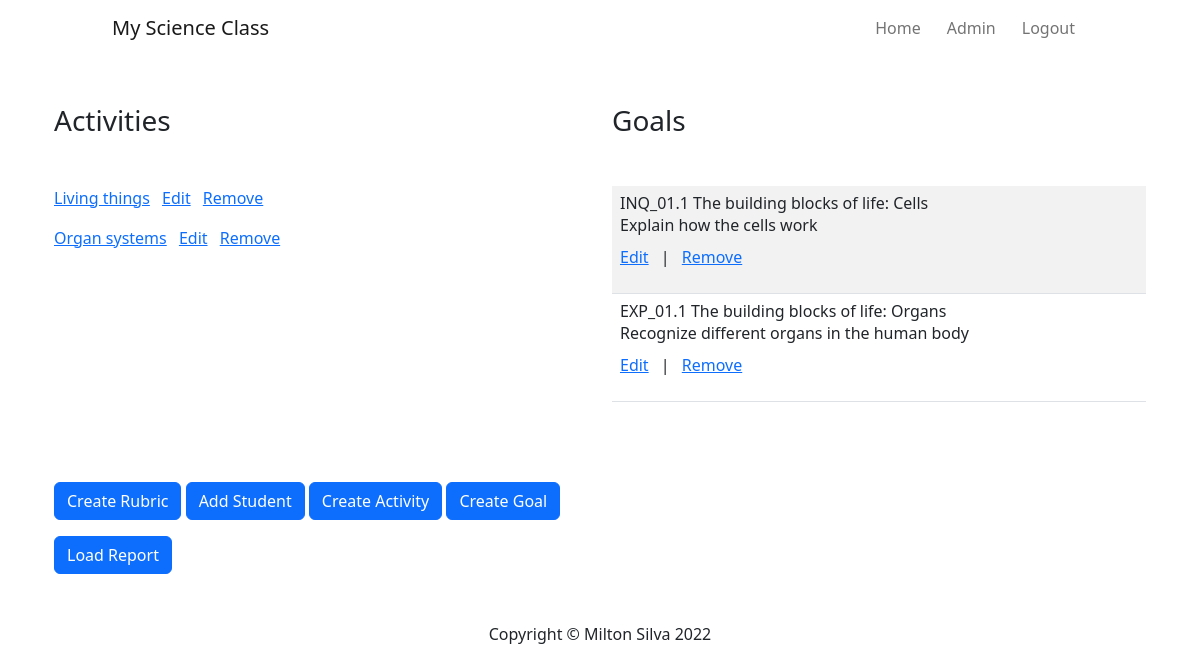
Page /admin-home (signed in) on the earlier database version.
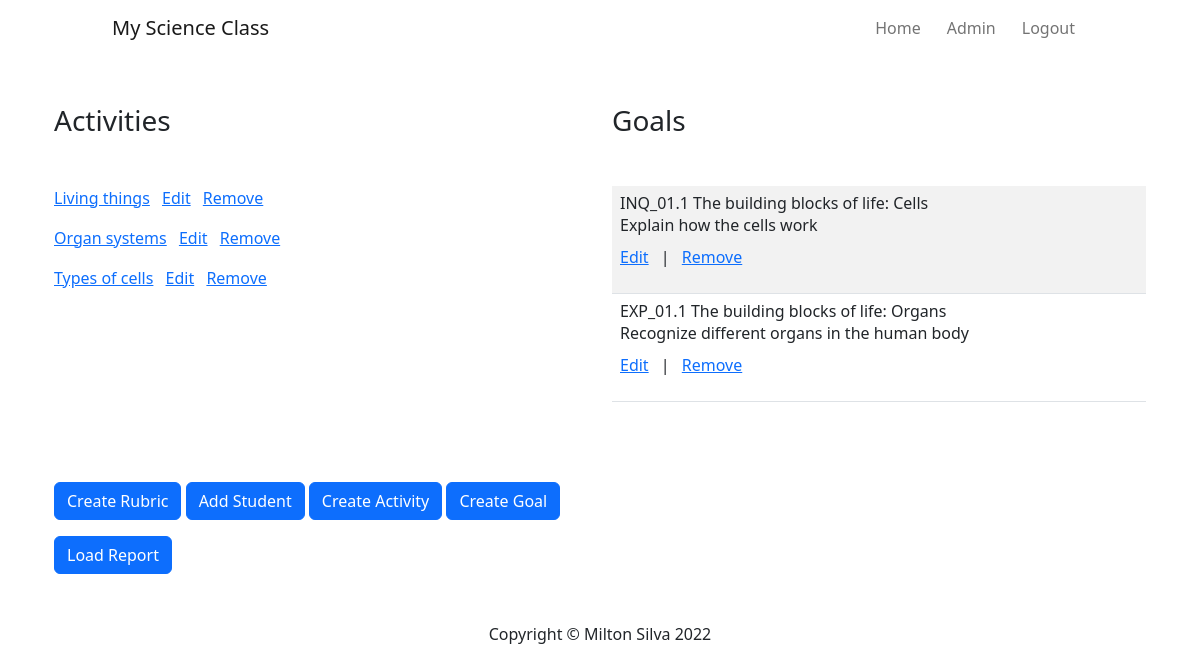
Same page on the later database version.
### databases.py (models this page shows)
class Activity(db.Model):
    __tablename__ = "activities"
    id = db.Column(db.Integer, primary_key=True)
    activity_name = db.Column(db.String(100), nullable=False)
    rubric_id = db.Column(db.Integer, db.ForeignKey("rubrics.id"))
    rubric = relationship("Rubric", back_populates="activity")
    goal_id = db.Column(db.String(15), db.ForeignKey("goals.code"))
    goal = relationship("Goal", back_populates="activity")
    item_grade = relationship("ItemGrade", back_populates="activity")
    activity_grade = relationship("ActivityGrade", back_populates="activity")

class Goal(db.Model):
    __tablename__ = "goals"
    code = db.Column(db.String(15), primary_key=True)
    goal_description = db.Column(db.String(1000), nullable=False)
    level = db.Column(db.String(250), nullable=False)
    competency = db.Column(db.String(250), nullable=False)
    topic = db.Column(db.String(250), nullable=False)
    activity = relationship("Activity", back_populates="goal")

### main.py (the view)
@app.route('/admin-home')
@login_required
@admin_only
def admin_home():
    goals = Goal.query.all()
    activities = Activity.query.all()
    return render_template('admin-home.html', current_user=current_user, all_goals=goals, all_activities=activities)

### main.py (called while the page is built)
@login_manager.user_loader
def load_user(user_id):
    return User.query.get(int(user_id))

def admin_only(f):
    @wraps(f)
    def decorated_function(*args, **kwargs):
        if current_user.group != "ADMIN":
            return abort(403)
        return f(*args, **kwargs)
    return decorated_function

### templates/admin-home.html (shortened to what this page needs)
{% extends 'base.html' %}
{% import "bootstrap/wtf.html" as wtf %}
{% block page_content %}
<div class="container">
    <div class="row mt-5">
        <div class="col-md-6">
            <h3 class="mb-5">Activities</h3>
                {% for activity in all_activities %}
                <p><a href="{{ url_for('grade_activity', activity_id=activity.id) }}">{{ activity.activity_name }}</a>
                    <a href="{{ url_for('edit_activity', activity_id=activity.id) }}" class="px-2">Edit</a>
                    <a href="{{ url_for('delete_act', activity_id=activity.id) }}">Remove</a>
                </p>
                {% endfor %}
        </div>
        <div class="col-md-6">
            <h3 class="mb-5">Goals</h3>
            <table class="table table-striped">
                <tbody>
                    {% for goal in all_goals: %}
                    <tr>
                        <td>
                            <h6 class="mb-0">{{ goal.code }} {{ goal.topic }}</h6>
                            <p class="mb-2">{{ goal.goal_description }}</p>
                            <p>
                                <a href="{{ url_for('edit_goal', goal_code=goal.code) }}" class="pe-2">Edit</a>  |
                                <a href="{{ url_for('delete_goal', goal_code=goal.code) }}" class="ps-2">Remove</a>
                            </p>
                        </td>
                    </tr>
                    {% endfor %}
                </tbody>
            </table>
        </div>
        <div class="mt-5">
            <a class="btn btn-primary mt-3" href="{{ url_for('new_rubric') }}">Create Rubric</a>
            <a class="btn btn-primary mt-3" href="#">Add Student</a>
            <a class="btn btn-primary mt-3" href="{{ url_for('add_activity') }}">Create Activity</a>
            <a class="btn btn-primary mt-3" href="{{ url_for('add_goal') }}">Create Goal</a><br>
            <a class="btn btn-primary mt-3" href="#">Load Report</a>
        </div>
    </div>
</div>
{% include "footer.html" %}
{% endblock %}

### templates/base.html (shortened to what this page needs)
{% extends "bootstrap/base.html" %}
{% block head %}
<link rel="stylesheet" href="https://cdn.jsdelivr.net/npm/bootstrap@5.2.0/dist/css/bootstrap.min.css">
<link rel="stylesheet" href="{{ url_for('static', filename='css/style.css') }}">
{% endblock %}
{% block navbar %}
<div>
    <nav class="navbar navbar-expand-lg" style="background-color: white;">
        <div class="container-fluid nav-items">
            <a class="navbar-brand" href="{{ url_for('home') }}">My Science Class</a>
            <div class="collapse navbar-collapse justify-content-end" id="navbarNavAltMarkup">
                <div class="navbar-nav">
                    <a class="nav-link" aria-current="page" href="{{ url_for('home') }}">Home</a>
                    {% if not current_user.is_authenticated: %}
                    <a class="nav-link" href="{{ url_for('login') }}">Login</a>
                    <a class="nav-link" href="{{ url_for('register') }}">Sign up</a>
                    {% else: %}
                    <a class="nav-link" href="{{ url_for('admin_home') }}">Admin</a>
                    <a class="nav-link" href="{{ url_for('logout') }}">Logout</a>
                    {% endif %}
                </div>
            </div>
        </div>
    </nav>
</div>
{% endblock %}
{% block content %}
<div class="container">
    {% block page_content %}{% endblock %}
{% endblock %}

### templates/footer.html (shortened to what this page needs)
<footer>
    <div class="container mt-5">
        <div class="row">
            <div class="col-lg-8 col-md-10 mx-auto">
                <p>Copyright &copy; Milton Silva 2022</p>
            </div>
        </div>
    </div>
</footer>
</body>
</html>

### static/css/style.css (style rules this page uses)
.nav-items { margin: 0 100px; }
.nav-link { margin: auto 5px }
footer { text-align: center; }

Differences in the rows shown:
added Activity: activity_name "Types of cells"
